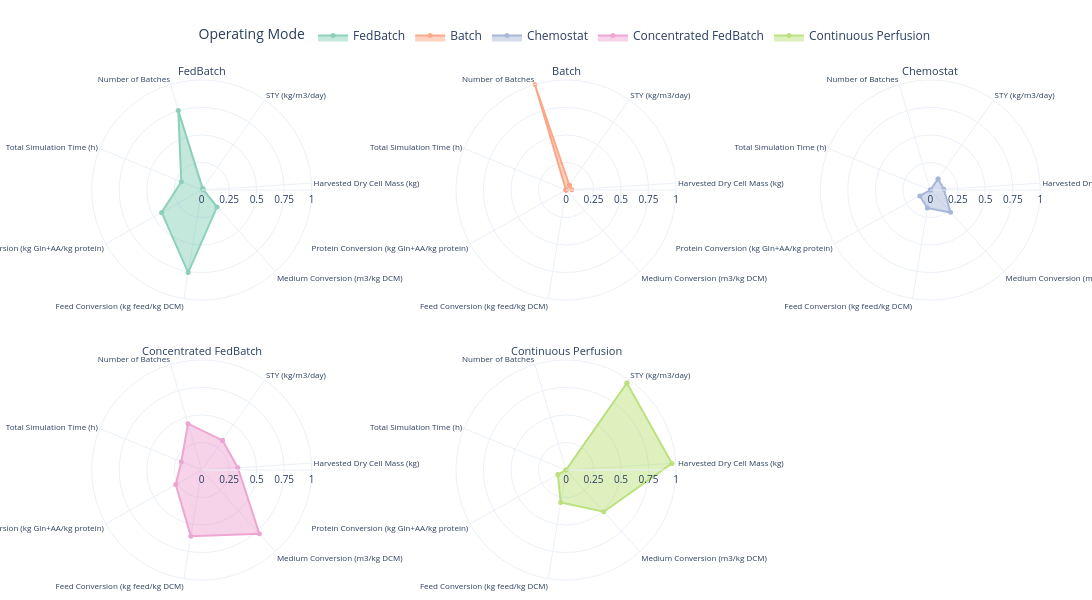

The notebook cell this image was saved under:
### Markdown cell above
### 4.4 Operating-mode radar charts

Normalised KPI profiles are averaged within each operating mode for display.

### Code cell
# Spider/radar charts of normalised KPI performance profiles per operating mode
import math
import plotly.graph_objects as go
from plotly.subplots import make_subplots

if "plot_data_ordered" not in globals() or "plot_cols" not in globals() or not plot_cols:
    raise ValueError("Run the shared plotting data initialization and KPI plotting cells first.")

# Use the same ordered data used by all figures, then normalize KPI columns to [0, 1]
radar_source = plot_data_ordered[["mode"] + plot_cols].copy()
radar_vals = radar_source[plot_cols].astype(float)
radar_norm = (radar_vals - radar_vals.min()) / (radar_vals.max() - radar_vals.min()).replace(0, 1)
radar_source_norm = pd.concat([radar_source[["mode"]], radar_norm], axis=1)

# Aggregate normalized performance per operating mode (mean over runs per mode)
mode_profiles = radar_source_norm.groupby("mode", as_index=True)[plot_cols].mean()

# Keep mode and color conventions consistent with other figures
modes = [m for m in mode_order if m in mode_profiles.index]
categories = [KPI_LABELS_MAIN.get(c, c) for c in plot_cols]

# Build one spider chart per operating mode
n_modes = len(modes)
n_cols = 3
n_rows = math.ceil(n_modes / n_cols)

fig_spider = make_subplots(
    rows=n_rows,
    cols=n_cols,
    specs=[[{"type": "polar"} for _ in range(n_cols)] for _ in range(n_rows)],
    subplot_titles=modes,
    horizontal_spacing=0.08,
    vertical_spacing=0.12,
 )

for i, mode in enumerate(modes):
    r = mode_profiles.loc[mode, plot_cols].tolist()
    r_closed = r + [r[0]]
    theta_closed = categories + [categories[0]]

    row = (i // n_cols) + 1
    col = (i % n_cols) + 1

    fig_spider.add_trace(
        go.Scatterpolar(
            r=r_closed,
            theta=theta_closed,
            mode="lines+markers",
            fill="toself",
            name=mode,
            line=dict(color=mode_colors.get(mode, "#1f77b4"), width=2),
            marker=dict(size=5),
            opacity=0.75,
            showlegend=True,
        ),
        row=row,
        col=col,
    )

# Apply common radial axis settings to all polar subplots
for i in range(1, n_rows * n_cols + 1):
    polar_key = "polar" if i == 1 else f"polar{i}"
    fig_spider.update_layout(
        **{
            polar_key: dict(
                radialaxis=dict(
                    range=[0, 1],
                    tickmode="array",
                    tickvals=[0.0, 0.25, 0.5, 0.75, 1.0],
                    tickfont=dict(size=10),
                ),
                angularaxis=dict(
                    direction="clockwise",
                    rotation=55,
                    tickfont=dict(size=8),
                ),
            )
        }
    )

# Make subplot titles slightly smaller to avoid overlap
for ann in fig_spider.layout.annotations:
    ann.font.size = 11

fig_spider.update_layout(
    # title=dict(
    #     text=f"{CAMPAIGN_LABEL} - Spider Charts of Normalised KPI Performance",
    #     x=0.5,
    #     xanchor="center",
    #     y=0.995,
    #     yanchor="top",
    # ),
    height=max(520, 300 * n_rows),
    width=1450,
    legend_title_text="Operating Mode",
    legend=dict(
        orientation="h",
        yanchor="bottom",
        y=1.06,
        xanchor="center",
        x=0.5,
    ),
    margin=dict(l=60, r=20, t=80, b=20),
    template="plotly_white",
)

fig_spider.show()

### Figure 1 — Plotly figure (JSON) as saved in the notebook; plotly's stock layout.template omitted (floating-point values rounded to 4 significant figures)
{"data": [{"fill": "toself", "line": {"color": "rgb(102,194,165)", "width": 2}, "marker": {"size": 5}, "mode": "lines+markers", "name": "FedBatch", "opacity": 0.75, "r": [0.01645, 0.01645, 0.2079, 0.761, 0.4174, 0.2, 0.7529, 0.01645], "showlegend": true, "subplot": "polar", "theta": ["STY (kg/m3/day)", "Harvested Dry Cell Mass (kg)", "Medium Conversion (m3/kg DCM)", "Feed Conversion (kg feed/kg DCM)", "Protein Conversion (kg Gln+AA/kg protein)", "Total Simulation Time (h)", "Number of Batches", "STY (kg/m3/day)"], "type": "scatterpolar"}, {"fill": "toself", "line": {"color": "rgb(252,141,98)", "width": 2}, "marker": {"size": 5}, "mode": "lines+markers", "name": "Batch", "opacity": 0.75, "r": [0.05323, 0.05323, 0, 0, 0, 0, 1, 0.05323], "showlegend": true, "subplot": "polar2", "theta": ["STY (kg/m3/day)", "Harvested Dry Cell Mass (kg)", "Medium Conversion (m3/kg DCM)", "Feed Conversion (kg feed/kg DCM)", "Protein Conversion (kg Gln+AA/kg protein)", "Total Simulation Time (h)", "Number of Batches", "STY (kg/m3/day)"], "type": "scatterpolar"}, {"fill": "toself", "line": {"color": "rgb(141,160,203)", "width": 2}, "marker": {"size": 5}, "mode": "lines+markers", "name": "Chemostat", "opacity": 0.75, "r": [0.1232, 0.1232, 0.2741, 0.1665, 0.1098, 0, 0, 0.1232], "showlegend": true, "subplot": "polar3", "theta": ["STY (kg/m3/day)", "Harvested Dry Cell Mass (kg)", "Medium Conversion (m3/kg DCM)", "Feed Conversion (kg feed/kg DCM)", "Protein Conversion (kg Gln+AA/kg protein)", "Total Simulation Time (h)", "Number of Batches", "STY (kg/m3/day)"], "type": "scatterpolar"}, {"fill": "toself", "line": {"color": "rgb(231,138,195)", "width": 2}, "marker": {"size": 5}, "mode": "lines+markers", "name": "Concentrated FedBatch", "opacity": 0.75, "r": [0.3293, 0.3293, 0.7826, 0.6094, 0.2706, 0.2, 0.4386, 0.3293], "showlegend": true, "subplot": "polar4", "theta": ["STY (kg/m3/day)", "Harvested Dry Cell Mass (kg)", "Medium Conversion (m3/kg DCM)", "Feed Conversion (kg feed/kg DCM)", "Protein Conversion (kg Gln+AA/kg protein)", "Total Simulation Time (h)", "Number of Batches", "STY (kg/m3/day)"], "type": "scatterpolar"}, {"fill": "toself", "line": {"color": "rgb(166,216,84)", "width": 2}, "marker": {"size": 5}, "mode": "lines+markers", "name": "Continuous Perfusion", "opacity": 0.75, "r": [0.9652, 0.9652, 0.5123, 0.2993, 0.08507, 0, 0, 0.9652], "showlegend": true, "subplot": "polar5", "theta": ["STY (kg/m3/day)", "Harvested Dry Cell Mass (kg)", "Medium Conversion (m3/kg DCM)", "Feed Conversion (kg feed/kg DCM)", "Protein Conversion (kg Gln+AA/kg protein)", "Total Simulation Time (h)", "Number of Batches", "STY (kg/m3/day)"], "type": "scatterpolar"}], "layout": {"annotations": [{"font": {"size": 11}, "showarrow": false, "text": "FedBatch", "x": 0.14, "xanchor": "center", "xref": "paper", "y": 1, "yanchor": "bottom", "yref": "paper"}, {"font": {"size": 11}, "showarrow": false, "text": "Batch", "x": 0.5, "xanchor": "center", "xref": "paper", "y": 1, "yanchor": "bottom", "yref": "paper"}, {"font": {"size": 11}, "showarrow": false, "text": "Chemostat", "x": 0.86, "xanchor": "center", "xref": "paper", "y": 1, "yanchor": "bottom", "yref": "paper"}, {"font": {"size": 11}, "showarrow": false, "text": "Concentrated FedBatch", "x": 0.14, "xanchor": "center", "xref": "paper", "y": 0.44, "yanchor": "bottom", "yref": "paper"}, {"font": {"size": 11}, "showarrow": false, "text": "Continuous Perfusion", "x": 0.5, "xanchor": "center", "xref": "paper", "y": 0.44, "yanchor": "bottom", "yref": "paper"}], "height": 600, "legend": {"orientation": "h", "title": {"text": "Operating Mode"}, "x": 0.5, "xanchor": "center", "y": 1.06, "yanchor": "bottom"}, "margin": {"b": 20, "l": 60, "r": 20, "t": 80}, "polar": {"angularaxis": {"direction": "clockwise", "rotation": 55, "tickfont": {"size": 8}}, "domain": {"x": [0, 0.28], "y": [0.56, 1]}, "radialaxis": {"range": [0, 1], "tickfont": {"size": 10}, "tickmode": "array", "tickvals": [0, 0.25, 0.5, 0.75, 1]}}, "polar2": {"angularaxis": {"direction": "clockwise", "rotation": 55, "tickfont": {"size": 8}}, "domain": {"x": [0.36, 0.64], "y": [0.56, 1]}, "radialaxis": {"range": [0, 1], "tickfont": {"size": 10}, "tickmode": "array", "tickvals": [0, 0.25, 0.5, 0.75, 1]}}, "polar3": {"angularaxis": {"direction": "clockwise", "rotation": 55, "tickfont": {"size": 8}}, "domain": {"x": [0.72, 1], "y": [0.56, 1]}, "radialaxis": {"range": [0, 1], "tickfont": {"size": 10}, "tickmode": "array", "tickvals": [0, 0.25, 0.5, 0.75, 1]}}, "polar4": {"angularaxis": {"direction": "clockwise", "rotation": 55, "tickfont": {"size": 8}}, "domain": {"x": [0, 0.28], "y": [0, 0.44]}, "radialaxis": {"range": [0, 1], "tickfont": {"size": 10}, "tickmode": "array", "tickvals": [0, 0.25, 0.5, 0.75, 1]}}, "polar5": {"angularaxis": {"direction": "clockwise", "rotation": 55, "tickfont": {"size": 8}}, "domain": {"x": [0.36, 0.64], "y": [0, 0.44]}, "radialaxis": {"range": [0, 1], "tickfont": {"size": 10}, "tickmode": "array", "tickvals": [0, 0.25, 0.5, 0.75, 1]}}, "polar6": {"angularaxis": {"direction": "clockwise", "rotation": 55, "tickfont": {"size": 8}}, "domain": {"x": [0.72, 1], "y": [0, 0.44]}, "radialaxis": {"range": [0, 1], "tickfont": {"size": 10}, "tickmode": "array", "tickvals": [0, 0.25, 0.5, 0.75, 1]}}, "width": 1450}}
